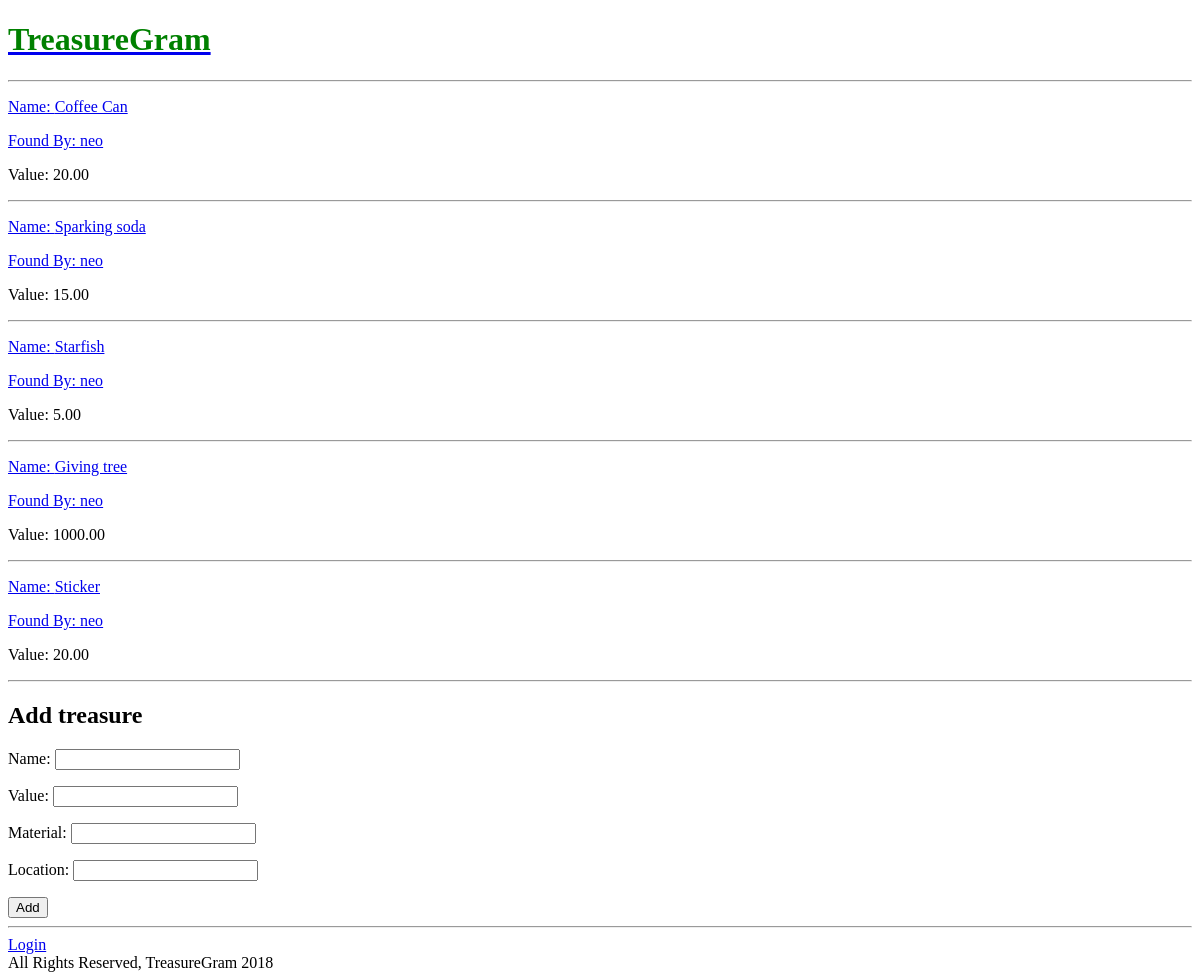
Before: / with the older database file.
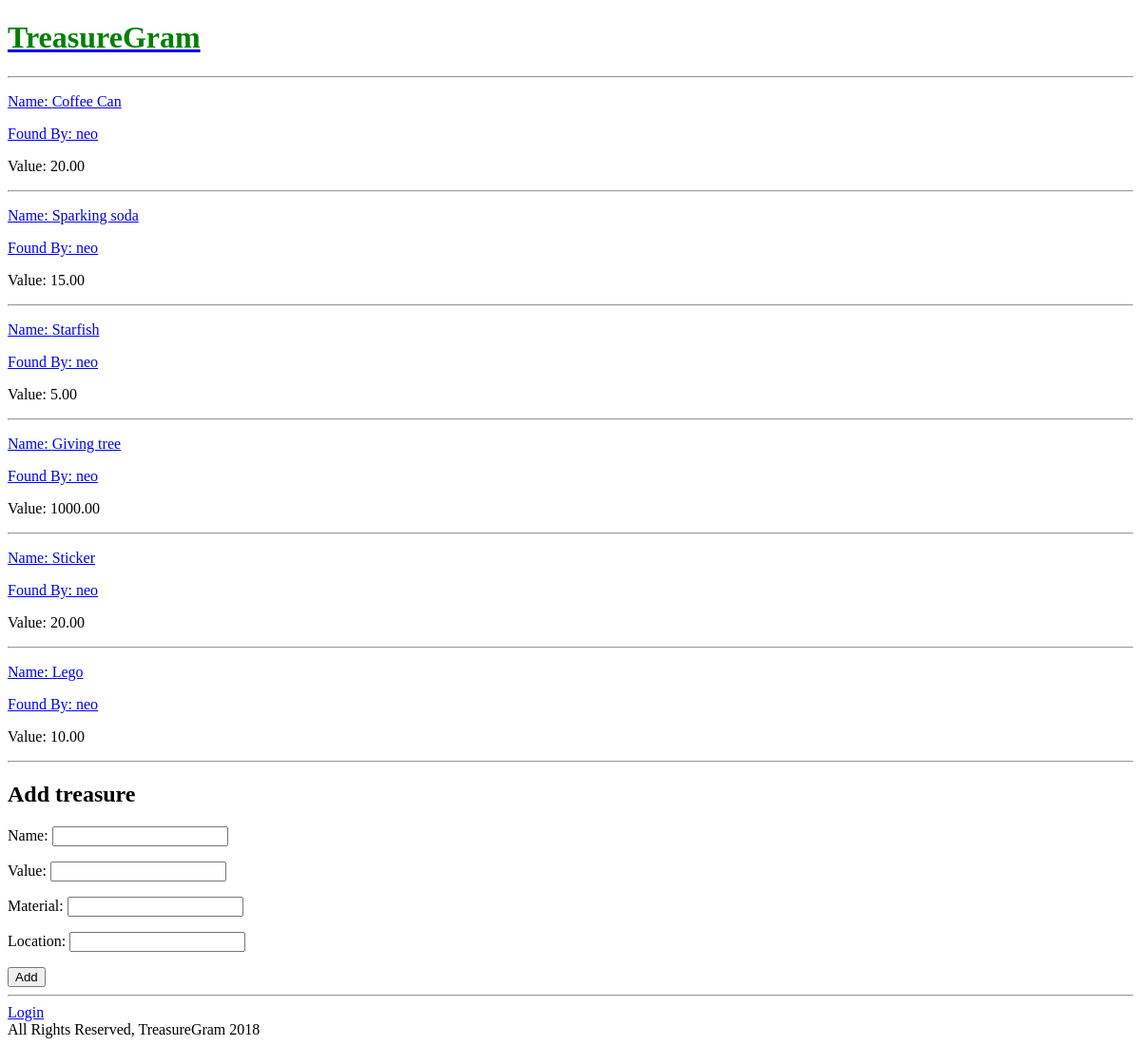
After: the same page with the newer database file.
### main_app/models.py (models this page shows, shortened)
class Treasure(models.Model):
	name = models.CharField(max_length=100)
	value = models.DecimalField(max_digits=10, decimal_places=2)
	material = models.CharField(max_length=100)
	location = models.CharField(max_length=100)
	user = models.ForeignKey(User, on_delete=models.PROTECT)
	likes = models.IntegerField(default=0)

### main_app/views.py (the view)
# urls.py: url(r'^$', index),
def index(request):
    treasures = Treasure.objects.all()
    form = TreasureForm()
    return render(request, 'index.html', {'treasures': treasures, 'form':form})

### main_app/forms.py
class TreasureForm(forms.ModelForm):
	class Meta:
		model = Treasure
		fields = ['name', 'value', 'material', 'location']

### main_app/templates/index.html (shortened to what this page needs)
{% extends 'base.html' %}
{% load staticfiles %}
{% block content %}
{% for treasure in treasures %}
	<a href="/{{treasure.id}}">
		<p>Name: {{ treasure.name }}</p>
	    <a href="/user/{{treasure.user.username}}"
	      <p>Found By: {{treasure.user.username }}</p>
	    </a>
		{% if treasure.value > 0 %}
			<p>Value: {{ treasure.value}}</p>
		{% else %}
			<p>Value: Unknown</p>
		{% endif%}
	</a>
  	<hr />
{% endfor %}
<h2>Add treasure</h2>
<form action="post_url/" method="post">
	{{ form.as_p }}
	<input type="submit" value="Add" />
</form>
{% endblock %}

Changed rows visible on the page:
added Treasure: name "Lego", user.username "neo", value "10.00"
